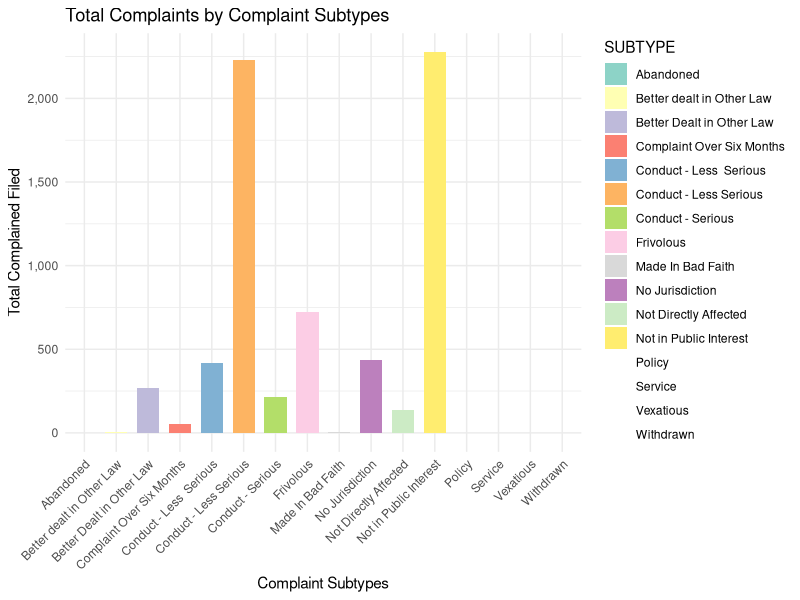

Reproduce this figure in R.
## ---- chunk 1
#| include: false
#| warning: false
#| message: false

library(tidyverse)
library(palmerpenguins)
library(ggplot2)
library(scales)
## ---- chunk 2
#| label: fig-times-mean
#| fig-cap: Number of Complaints filed under Different Subtypes
#| echo: false
#| warning: false
#| message: false

#Load Data
analysis_data <- read_csv(here::here("data/analysis_data/analysis_data.csv"))

ggplot(analysis_data, aes(x = SUBTYPE, y = COUNT_, fill = SUBTYPE)) +
  geom_bar(stat = "identity", width = 0.7) +
  scale_fill_brewer(palette = "Set3") +
  theme_minimal() +
  labs(title = "Total Complaints by Complaint Subtypes",
      x = "Complaint Subtypes",
      y = "Total Complained Filed") +
  theme(axis.text.x = element_text(angle = 45, hjust = 1)) +
  scale_y_continuous(labels = comma)
